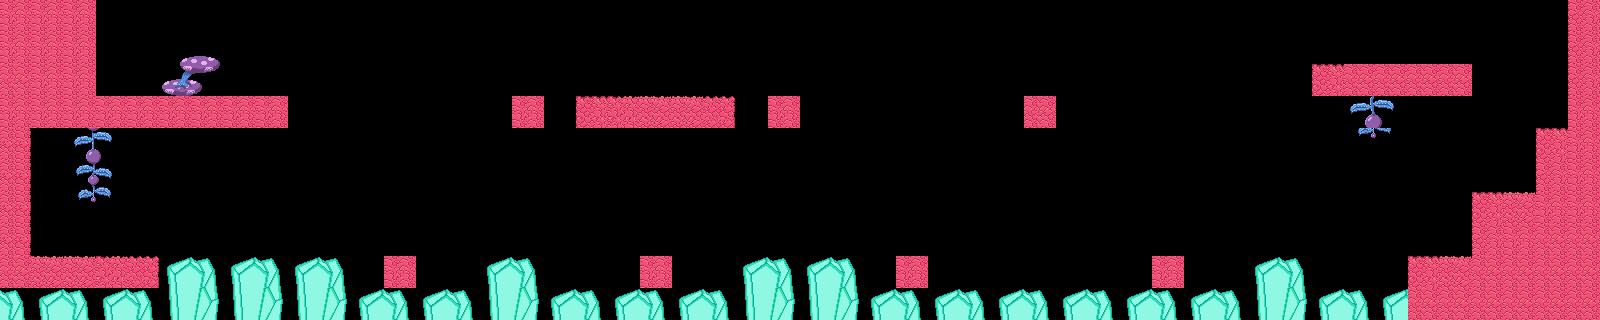

The image is a tile-based game level rendered from a .tmx file. Its description and complete source (layers, tilesets, objects, tile grids) follow:
An orthogonal 50x10 tile map with 32x32 px tiles, 1 tile layer (Background) and 25 objects.

<map version="1.10" tiledversion="1.10.2" orientation="orthogonal" renderorder="right-down" width="50" height="10" tilewidth="32" tileheight="32" infinite="0" nextlayerid="3" nextobjectid="30">
 <editorsettings>
  <export target="map.json" format="json" />
 </editorsettings>
 <tileset firstgid="1" name="tileset" tilewidth="32" tileheight="32" tilecount="128" columns="8">
  <image source="../tileset.png" trans="ff00ff" width="256" height="512" />
 </tileset>
 <layer id="1" name="Background" width="50" height="10">
  <data encoding="csv">
18,18,18,0,0,0,0,0,0,0,0,0,0,0,0,0,0,0,0,0,0,0,0,0,0,0,0,0,0,0,0,0,0,0,0,0,0,0,0,0,0,0,0,0,0,0,0,0,0,17,
18,18,18,0,0,39,40,0,0,0,0,0,0,0,0,0,0,0,0,0,0,0,0,0,0,0,0,0,0,0,0,0,0,0,0,0,0,0,0,0,0,0,0,0,0,0,0,0,0,17,
19,18,18,0,0,47,48,0,0,0,0,0,0,0,0,0,0,0,0,0,0,0,0,0,0,0,0,0,0,0,0,0,0,0,0,0,0,0,0,0,0,9,19,19,19,19,0,0,0,17,
18,18,18,18,18,18,18,18,18,0,0,0,0,0,0,0,18,0,9,10,11,11,12,0,18,0,0,0,0,0,0,0,19,0,0,0,0,0,0,0,0,0,33,34,0,0,0,0,0,18,
20,0,41,42,0,0,0,0,0,0,0,0,0,0,0,0,0,0,0,0,0,0,0,0,0,0,0,0,0,0,0,0,0,0,0,0,0,0,0,0,0,0,57,58,0,0,0,0,9,18,
20,0,49,50,0,0,0,0,0,0,0,0,0,0,0,0,0,0,0,0,0,0,0,0,0,0,0,0,0,0,0,0,0,0,0,0,0,0,0,0,0,0,0,0,0,0,0,0,17,18,
20,0,57,58,0,0,0,0,0,0,0,0,0,0,0,0,0,0,0,0,0,0,0,0,0,0,0,0,0,0,0,0,0,0,0,0,0,0,0,0,0,0,0,0,0,0,9,11,18,18,
20,0,0,0,0,0,0,0,0,0,0,0,0,0,0,0,0,0,0,0,0,0,0,0,0,0,0,0,0,0,0,0,0,0,0,0,0,0,0,0,0,0,0,0,0,0,17,18,19,19,
19,11,11,10,12,73,74,73,74,73,74,0,18,0,0,73,74,0,0,0,18,0,0,73,74,73,74,0,18,0,0,0,0,0,0,0,18,0,0,73,74,0,0,0,9,11,19,19,19,19,
74,73,74,73,74,81,82,81,82,81,82,73,74,73,74,81,82,73,74,73,74,73,74,81,82,81,82,73,74,73,74,73,74,73,74,73,74,73,74,81,82,73,74,73,19,19,19,19,19,19
</data>
 </layer>
 <objectgroup id="2" name="Background collision">
  <object id="1" x="1.33333" y="256" width="158.667" height="32" />
  <object id="2" x="384" y="255.667" width="30.6667" height="32" />
  <object id="3" x="641" y="256" width="30.6667" height="33.3333" />
  <object id="4" x="895.667" y="254.667" width="30.6667" height="32" />
  <object id="5" x="0" y="305.333" width="1598.67" height="13.3333">
   <properties>
    <property name="Death" type="bool" value="true" />
   </properties>
  </object>
  <object id="6" x="95" y="68" width="18" height="27">
   <properties>
    <property name="Goal" type="bool" value="true" />
   </properties>
  </object>
  <object id="7" x="1145" y="256" width="39" height="33" />
  <object id="8" x="1412" y="258" width="59" height="31" />
  <object id="9" x="1475" y="191" width="57" height="61" />
  <object id="10" x="1536" y="126" width="67" height="96" />
  <object id="11" x="1311" y="65" width="161" height="35" />
  <object id="13" x="771" y="96" width="27" height="32" />
  <object id="14" x="512" y="96" width="35" height="33" />
  <object id="16" x="1" y="96" width="282" height="34" />
  <object id="18" x="1026" y="96.5" width="34" height="33" />
  <object id="19" x="1568" y="-203" width="50" height="340" />
  <object id="20" x="-1" y="-172" width="100" height="276" />
  <object id="21" x="-3" y="116" width="35" height="149" />
  <object id="23" x="40.6667" y="233" width="18.6667" height="16">
   <properties>
    <property name="Start" type="bool" value="true" />
   </properties>
  </object>
  <object id="24" x="712" y="72.6667" width="10" height="10.6667">
   <properties>
    <property name="Plant" type="bool" value="true" />
   </properties>
  </object>
  <object id="25" x="685" y="73.6667" width="10" height="10.6667">
   <properties>
    <property name="Plant" type="bool" value="true" />
   </properties>
  </object>
  <object id="26" x="651" y="74" width="10" height="10.6667">
   <properties>
    <property name="Plant" type="bool" value="true" />
   </properties>
  </object>
  <object id="27" x="618.333" y="74" width="10" height="10.6667">
   <properties>
    <property name="Plant" type="bool" value="true" />
   </properties>
  </object>
  <object id="28" x="586.333" y="74.3333" width="10" height="10.6667">
   <properties>
    <property name="Plant" type="bool" value="true" />
   </properties>
  </object>
  <object id="29" x="577" y="96" width="157.667" height="32.3333" />
 </objectgroup>
</map>
